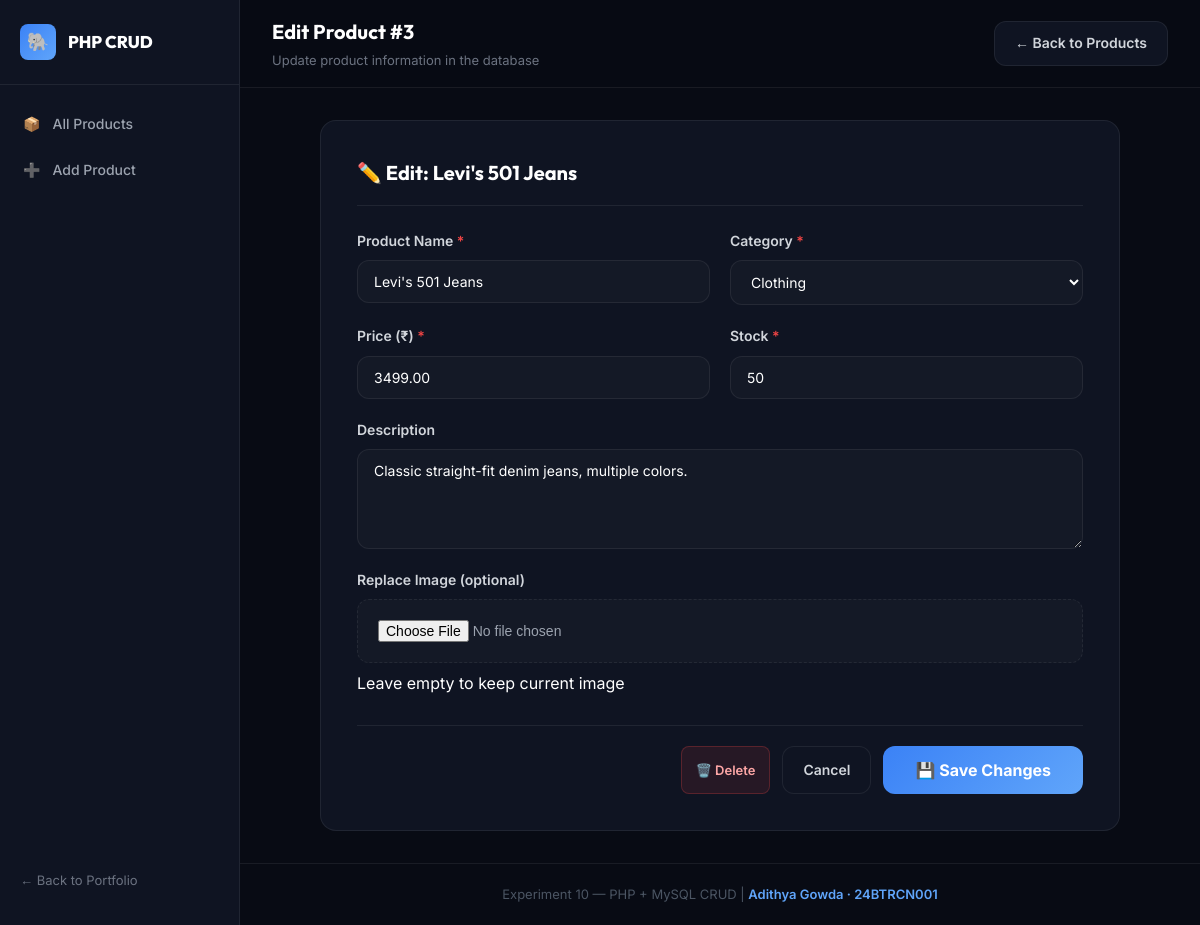
The page /edit.php?id=3 on the database its author committed.
### tables this page shows
CREATE TABLE products (
    id          INT UNSIGNED AUTO_INCREMENT PRIMARY KEY,
    name        VARCHAR(120)    NOT NULL,
    category    ENUM('Electronics','Clothing','Food','Books','Other') NOT NULL DEFAULT 'Other',
    price       DECIMAL(10,2)   NOT NULL,
    stock       INT UNSIGNED    NOT NULL DEFAULT 0,
    description TEXT,
    image       VARCHAR(255)    DEFAULT NULL,
    created_at  TIMESTAMP       DEFAULT CURRENT_TIMESTAMP,
    updated_at  TIMESTAMP       DEFAULT CURRENT_TIMESTAMP ON UPDATE CURRENT_TIMESTAMP
);

### edit.php (the view, shortened to what this page needs)
<?php
$db = getDB();
$id = (int)($_GET['id'] ?? 0);
$product = $db->prepare('SELECT * FROM products WHERE id = :id');
$product->execute([':id' => $id]);
$p = $product->fetch();
$cats = ['Electronics','Clothing','Food','Books','Other'];
?>
<!DOCTYPE html>
<html lang="en">
<head>
    <link rel="stylesheet" href="style.css">
</head>
<body>
<div class="layout">
    <aside class="sidebar">
        <div class="sidebar-logo"><div class="sidebar-logo-icon">🐘</div>PHP CRUD</div>
        <a href="index.php" class="nav-item"><span class="nav-icon">📦</span> All Products</a>
        <a href="create.php" class="nav-item"><span class="nav-icon">➕</span> Add Product</a>
        <div class="sidebar-back"><a href="../../index.html">← Back to Portfolio</a></div>
    </aside>
    <div class="content">
        <div class="topbar">
            <div>
                <div class="topbar-title">Edit Product #<?= $id ?></div>
                <div class="topbar-sub">Update product information in the database</div>
            </div>
            <a href="index.php" class="btn btn-secondary">← Back to Products</a>
        </div>
        <div class="main">
            <div class="form-page">
                <div class="form-card">
                    <div class="form-card-title">✏️ Edit: <?= htmlspecialchars($p['name']) ?></div>
                    <form method="POST" enctype="multipart/form-data">
                        <div class="form-grid">
                            <div class="form-group">
                                <label>Product Name <span class="req">*</span></label>
                                <input type="text" name="name" value="<?= htmlspecialchars($p['name']) ?>">
                            </div>
                            <div class="form-group">
                                <label>Category <span class="req">*</span></label>
                                <select name="cat">
                                    <?php foreach ($cats as $c): $s=($p['category']===$c||$p['cat']===$c)?'selected':''; ?>
                                    <option value="<?=$c?>" <?=$s?>><?=$c?></option>
                                    <?php endforeach; ?>
                                </select>
                            </div>
                            <div class="form-group">
                                <label>Price (₹) <span class="req">*</span></label>
                                <input type="number" name="price" min="0" step="0.01" value="<?= $p['price'] ?>">
                            </div>
                            <div class="form-group">
                                <label>Stock <span class="req">*</span></label>
                                <input type="number" name="stock" min="0" value="<?= $p['stock'] ?>">
                            </div>
                            <div class="form-group full">
                                <label>Description</label>
                                <textarea name="desc"><?= htmlspecialchars($p['description'] ?? '') ?></textarea>
                            </div>
                            <div class="form-group full">
                                <label>Replace Image (optional)</label>
                                <input type="file" name="image" accept="image/*">
                                <span class="form-hint">Leave empty to keep current image</span>
                            </div>
                        </div>
                        <div class="form-actions">
                            <a href="delete.php?id=<?= $id ?>" class="btn btn-danger">🗑️ Delete</a>
                            <a href="index.php" class="btn btn-secondary">Cancel</a>
                            <button type="submit" class="btn btn-submit">💾 Save Changes</button>
                        </div>
                    </form>
                </div>
            </div>
        </div>
        <footer class="footer">Experiment 10 — PHP + MySQL CRUD | <span>Adithya Gowda · 24BTRCN001</span></footer>
    </div>
</div>
</body>
</html>

### style.css (style rules this page uses)
:root { --bg:#080b14;--bg-card:#0f1422;--bg-input:#141926;--border:rgba(255,255,255,0.07);--blue:#3b82f6;--blue-light:#60a5fa;--green:#22c55e;--red:#ef4444;--yellow:#f59e0b;--white:#fff;--gray-300:#d1d5db;--gray-400:#9ca3af;--gray-500:#6b7280;--gray-600:#4b5563;--font-body:'Inter',sans-serif;--font-heading:'Outfit',sans-serif;--transition:.3s cubic-bezier(.4,0,.2,1);--radius:12px }
* { margin:0;padding:0;box-sizing:border-box }
html { scroll-behavior:smooth }
body { font-family:var(--font-body);background:var(--bg);color:var(--white);min-height:100vh;font-size:16px;line-height:1.6 }
.layout { display:flex;min-height:100vh }
.sidebar { width:240px;background:var(--bg-card);border-right:1px solid var(--border);display:flex;flex-direction:column;padding:24px 0;position:fixed;top:0;left:0;bottom:0;z-index:100;overflow-y:auto }
.sidebar-logo { display:flex;align-items:center;gap:12px;padding:0 20px 24px;border-bottom:1px solid var(--border);margin-bottom:16px;font-family:var(--font-heading);font-weight:800;font-size:17px }
.sidebar-logo-icon { width:36px;height:36px;background:linear-gradient(135deg,var(--blue),var(--blue-light));border-radius:8px;display:flex;align-items:center;justify-content:center;font-size:18px;flex-shrink:0 }
.nav-item { display:flex;align-items:center;gap:12px;padding:11px 20px;color:var(--gray-400);text-decoration:none;font-size:14px;font-weight:500;transition:var(--transition);border-left:3px solid transparent;margin:1px 0 }
.sidebar-back { margin-top:auto;padding:0 20px }
.sidebar-back a { display:flex;align-items:center;gap:8px;font-size:13px;color:var(--gray-500);text-decoration:none;transition:var(--transition);padding:10px 0 }
.content { margin-left:240px;flex:1;min-width:0 }
.topbar { background:rgba(8,11,20,0.95);backdrop-filter:blur(16px);border-bottom:1px solid var(--border);padding:16px 32px;display:flex;align-items:center;justify-content:space-between;position:sticky;top:0;z-index:50 }
.topbar-title { font-family:var(--font-heading);font-size:20px;font-weight:700;color:var(--white) }
.topbar-sub { font-size:13px;color:var(--gray-500);margin-top:2px }
.btn { border:none;cursor:pointer;transition:var(--transition);font-family:var(--font-body) }
.btn-danger { display:inline-flex;align-items:center;gap:6px;padding:8px 14px;background:rgba(239,68,68,0.1);color:#fca5a5;border-radius:8px;border:1px solid rgba(239,68,68,0.25);font-size:13px;font-weight:600;text-decoration:none }
.btn-secondary { display:inline-flex;align-items:center;gap:8px;padding:10px 20px;background:var(--bg-card);border:1.5px solid var(--border);color:var(--gray-300);border-radius:var(--radius);font-size:14px;font-weight:600;text-decoration:none }
.btn-submit { display:flex;align-items:center;gap:10px;padding:14px 32px;background:linear-gradient(135deg,var(--blue),var(--blue-light));color:var(--white);border:none;border-radius:var(--radius);font-weight:700;font-size:16px;cursor:pointer;transition:var(--transition);font-family:var(--font-body) }
.main { padding:32px }
.form-page { max-width:800px;margin:0 auto }
.form-card { background:var(--bg-card);border:1px solid var(--border);border-radius:16px;padding:36px }
.form-card-title { font-family:var(--font-heading);font-size:20px;font-weight:700;margin-bottom:24px;padding-bottom:16px;border-bottom:1px solid var(--border) }
.form-grid { display:grid;grid-template-columns:1fr 1fr;gap:20px }
.form-group { display:flex;flex-direction:column;gap:8px }
.form-group.full { grid-column:1/-1 }
label { font-size:14px;font-weight:600;color:var(--gray-300) }
label .req { color:var(--red) }
input[type="text"],input[type="number"],input[type="url"],select,textarea { background:var(--bg-input);border:1.5px solid var(--border);border-radius:var(--radius);padding:12px 16px;color:var(--white);font-family:var(--font-body);font-size:14px;outline:none;transition:var(--transition);width:100% }
input[type="file"] { background:var(--bg-input);border:1.5px dashed var(--border);border-radius:var(--radius);padding:20px;color:var(--gray-400);cursor:pointer;font-size:14px }
textarea { resize:vertical;min-height:100px }
select option { background:#141926 }
.form-actions { display:flex;gap:12px;justify-content:flex-end;margin-top:28px;padding-top:20px;border-top:1px solid var(--border) }
.footer { padding:20px 32px;border-top:1px solid var(--border);text-align:center;font-size:13px;color:var(--gray-600) }
.footer span { color:var(--blue-light);font-weight:600 }

### rows shown on the page
products: name "Levi's 501 Jeans", price "3499.00", stock "50", desc "Classic straight-fit denim jeans, multiple colors."

### other values the page prints
$id "3"
form field cat "Clothing"
